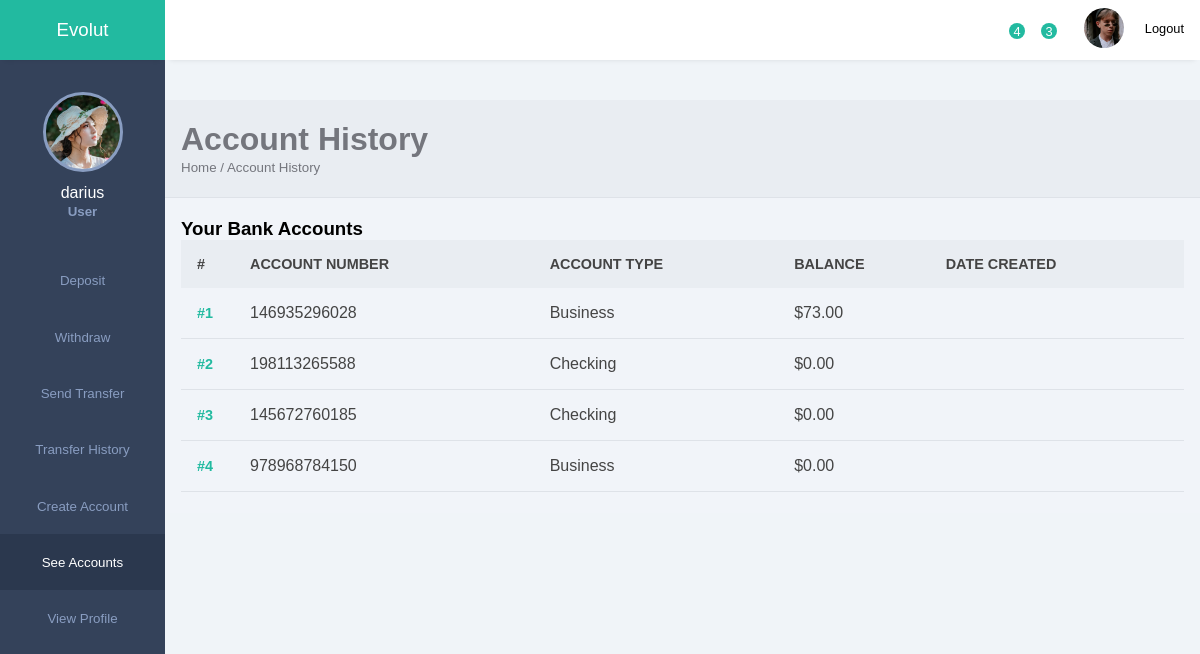
Page /account_history/ (signed in) on the earlier database version.
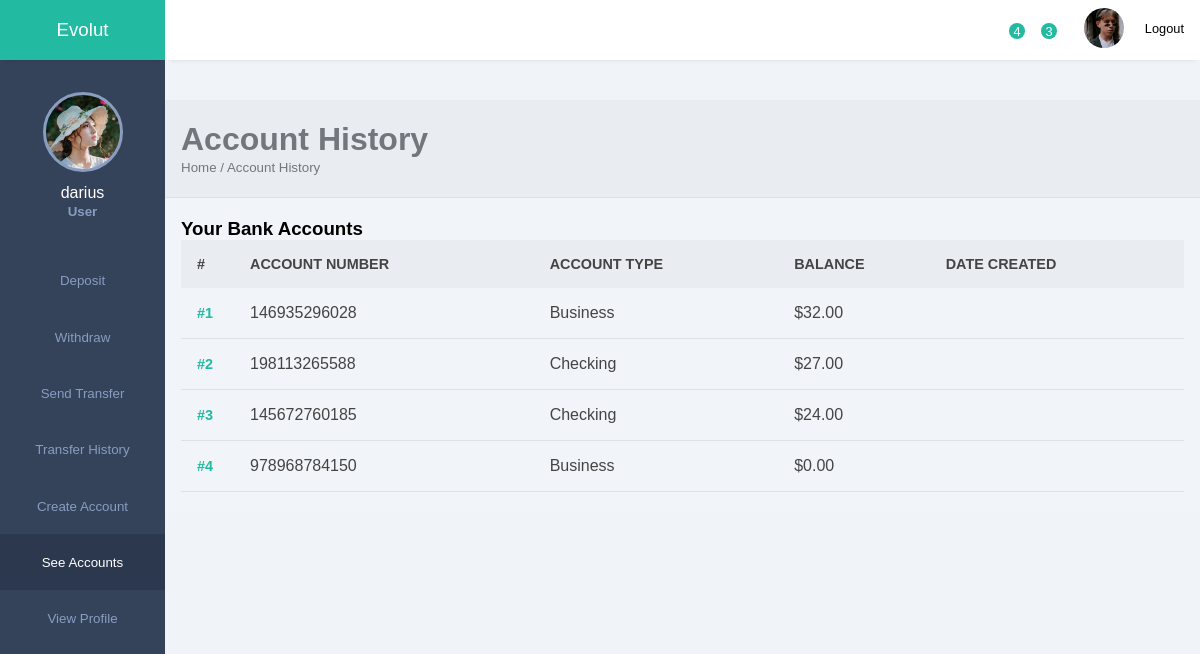
Same page on the later database version.
### banking_website/models.py (models this page shows, shortened)
class Account(models.Model):
    ACCOUNT_TYPE_CHOICES = [
        ('savings', 'Savings'),
        ('checking', 'Checking'),
        ('business', 'Business'),
    ]
    user = models.ForeignKey('auth.User', on_delete=models.CASCADE)  # ForeignKey allows multiple accounts per user
    account_number = models.CharField(max_length=12, unique=True)  # Randomly generated account number
    account_type = models.CharField(max_length=10, choices=ACCOUNT_TYPE_CHOICES)  # Account type
    balance = models.DecimalField(max_digits=10, decimal_places=2, default=0.00)  # Balance field, default 0.00

### banking_website/views.py (the view)
# urls.py: path('account_history/', views.account_history_view, name='account_history'),
@login_required
def account_history_view(request):
    accounts = Account.objects.filter(user=request.user)  # Get all accounts for the logged-in user
    return render(request, 'account_history.html', {'accounts': accounts})

### banking_website/templates/account_history.html (shortened to what this page needs)
{% load static %}
<!DOCTYPE html>
<html lang="en">
<head>
    <link rel="stylesheet" href="{% static 'css/style.css' %}">
    <link rel="stylesheet" href="https://maxst.icons8.com/vue-static/landings/line-awesome/line-awesome/1.3.0/css/line-awesome.min.css">
</head>
<body>
    <div class="sidebar">
        <div class="side-header">
            <h3>E<span>volut</span></h3>
        </div>
        <div class="side-content">
            <div class="profile">
                <div class="profile-img bg-img" style="background-image: url('{% static 'img/3.jpeg' %}')"></div>
                <h4>{{ user.username }}</h4>
                <small>User</small>
            </div>
            <div class="side-menu">
                <ul>
                    <li><a href="{% url 'deposit' %}" ><small>Deposit</small></a></li>
                    <li><a href="{% url 'withdraw' %}" ><small>Withdraw</small></a></li>
                    <li><a href="{% url 'send_transfer' %}" ><small>Send Transfer</small></a></li>
                    <li><a href="{% url 'transfer_history' %}" ><small>Transfer History</small></a></li>
                    <li><a href="{% url 'create_account' %}" ><small>Create Account</small></a></li>
                    <li><a href="{% url 'account_history' %}" class="active"><small>See Accounts</small></a></li>
                    <li><a href="{% url 'view_profile' %}" ><small>View Profile</small></a></li>
                </ul>
            </div>
        </div>
    </div>
    <div class="main-content">
        <header>
            <div class="header-content">
                <div class="header-menu">
                    <div class="notify-icon"><span class="notify">4</span></div>
                    <div class="notify-icon"><span class="notify">3</span></div>
                    <div class="user">
                        <div class="bg-img" style="background-image: url('{% static 'img/1.jpeg' %}')"></div>
                        <span>Logout</span>
                    </div>
                </div>
            </div>
        </header>
        <main>
            <div class="page-header">
                <h1>Account History</h1>
                <small>Home / Account History</small>
            </div>
            <div class="page-content">
                <div class="history-container">
                    <h3>Your Bank Accounts</h3>
                    <div class="table-responsive">
                        <table width="100%">
                            <thead>
                                <tr>
                                    <th>#</th>
                                    <th> ACCOUNT NUMBER</th>
                                    <th> ACCOUNT TYPE</th>
                                    <th> BALANCE</th>
                                    <th> DATE CREATED</th>
                                </tr>
                            </thead>
                            <tbody>
                                {% for account in accounts %}
                                <tr>
                                    <td>#{{ account.id }}</td>
                                    <td>{{ account.account_number }}</td>
                                    <td>{{ account.get_account_type_display }}</td>
                                    <td>${{ account.balance }}</td>
                                    <td>{{ account.created_at|date:"d M, Y" }}</td>
                                </tr>
                                {% empty %}
                                <tr>
                                    <td colspan="5">You don't have any accounts yet.</td>
                                </tr>
                                {% endfor %}
                            </tbody>
                        </table>
                    </div>
                </div>
            </div>
        </main>
    </div>
</body>
</html>

### banking_website/static/css/style.css (style rules this page uses)
:root { --main-color: #22BAA0; --color-dark: #34425A; --text-grey: #B0B0B0; }
* { margin: 0; padding: 0; text-decoration: none; list-style-type: none; box-sizing: border-box; font-family: 'Merriweather', sans-serif; }
.sidebar { position: fixed; height: 100%; width: 165px; left: 0; bottom: 0; top: 0; z-index: 100; background: var(--color-dark); transition: left 300ms; }
.side-header { box-shadow: 0px 5px 5px -5px rgb(0 0 0 /10%); background: var(--main-color); height: 60px; display: flex; justify-content: center; align-items: center; }
.side-header h3, side-head span { color: #fff; font-weight: 400; }
.side-content { height: calc(100vh - 60px); overflow: auto; }
.profile { text-align: center; padding: 2rem 0rem; }
.bg-img { background-repeat: no-repeat; background-size: cover; border-radius: 50%; background-size: cover; }
.profile-img { height: 80px; width: 80px; display: inline-block; margin: 0 auto .5rem auto; border: 3px solid #899DC1; }
.profile h4 { color: #fff; font-weight: 500; }
.profile small { color: #899DC1; font-weight: 600; }
.side-menu ul { text-align: center; }
.side-menu a { display: block; padding: 1.2rem 0rem; }
.side-menu a.active { background: #2B384E; }
.side-menu a.active span, .side-menu a.active small { color: #fff; }
.side-menu a span, .side-menu a small { color: #899DC1; }
.main-content { margin-left: 165px; width: calc(100% - 165px); transition: margin-left 300ms; }
header { position: fixed; right: 0; top: 0; left: 165px; z-index: 100; height: 60px; box-shadow: 0px 5px 5px -5px rgb(0 0 0 /10%); background: #fff; transition: left 300ms; }
.header-content, .header-menu { display: flex; align-items: center; }
.header-content { justify-content: space-between; padding: 0rem 1rem; }
.header-menu { justify-content: flex-end; padding-top: .5rem; }
.header-menu label, .header-menu .notify-icon { margin-right: 2rem; position: relative; }
.notify-icon span:last-child { position: absolute; background: var(--main-color); height: 16px; width: 16px; display: flex; justify-content: center; align-items: center; border-radius: 50%; right: -5px; top: -5px; color: #fff; font-size: .8rem; font-weight: 500; }
.user { display: flex; align-items: center; }
.user div, .client-img { height: 40px; width: 40px; margin-right: 1rem; }
.user span:last-child { display: inline-block; margin-left: .3rem; font-size: .8rem; }
main { margin-top: 60px; }
.page-header { padding: 1.3rem 1rem; background: #E9edf2; border-bottom: 1px solid #dee2e8; }
.page-header h1, .page-header small { color: #74767d; }
.page-content { padding: 1.3rem 1rem; background: #f1f4f9; }
.table-responsive { width: 100%; overflow: auto; }
table { border-collapse: collapse; }
table thead tr { background: #e9edf2; }
table thead th { padding: 1rem 0rem; text-align: left; color: #444; font-size: .9rem; }
table thead th:first-child { padding-left: 1rem; }
table tbody td { padding: 1rem 0rem; color: #444; }
table tbody td:first-child { padding-left: 1rem; color: var(--main-color); font-weight: 600; font-size: .9rem; }
table tbody tr { border-bottom: 1px solid #dee2e8; }
body { font-family: 'Merriweather', sans-serif; background: #f0f4f8; display: flex; align-items: flex-start; justify-content: center; min-height: 100vh; margin: 0; padding: 40px 0; }

Differences in the rows shown:
changed Account id 1: balance "73.00" → "32.00"
changed Account id 2: balance "0.00" → "27.00"
changed Account id 3: balance "0.00" → "24.00"
